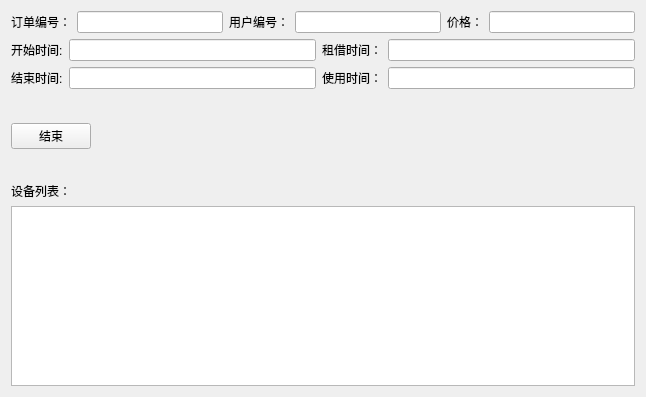
<?xml version="1.0" encoding="UTF-8"?>
<ui version="4.0">
 <class>billingdetail</class>
 <widget class="QWidget" name="billingdetail">
  <property name="geometry">
   <rect>
    <x>0</x>
    <y>0</y>
    <width>646</width>
    <height>397</height>
   </rect>
  </property>
  <property name="windowTitle">
   <string>Form</string>
  </property>
  <layout class="QGridLayout" name="gridLayout">
   <item row="0" column="0">
    <layout class="QVBoxLayout" name="verticalLayout_3">
     <item>
      <layout class="QVBoxLayout" name="verticalLayout">
       <item>
        <layout class="QHBoxLayout" name="horizontalLayout">
         <item>
          <widget class="QLabel" name="label_2">
           <property name="text">
            <string>订单编号：</string>
           </property>
          </widget>
         </item>
         <item>
          <widget class="QLineEdit" name="oIdLineEdit">
           <property name="readOnly">
            <bool>true</bool>
           </property>
          </widget>
         </item>
         <item>
          <widget class="QLabel" name="label_4">
           <property name="text">
            <string>用户编号：</string>
           </property>
          </widget>
         </item>
         <item>
          <widget class="QLineEdit" name="useIdLineEdit">
           <property name="readOnly">
            <bool>true</bool>
           </property>
          </widget>
         </item>
         <item>
          <widget class="QLabel" name="label_3">
           <property name="text">
            <string>价格：</string>
           </property>
          </widget>
         </item>
         <item>
          <widget class="QLineEdit" name="costLineEdit">
           <property name="readOnly">
            <bool>true</bool>
           </property>
          </widget>
         </item>
        </layout>
       </item>
       <item>
        <layout class="QHBoxLayout" name="horizontalLayout_2">
         <item>
          <widget class="QLabel" name="label_5">
           <property name="text">
            <string>开始时间:</string>
           </property>
          </widget>
         </item>
         <item>
          <widget class="QLineEdit" name="beginTimeLineEdit">
           <property name="readOnly">
            <bool>true</bool>
           </property>
          </widget>
         </item>
         <item>
          <widget class="QLabel" name="label_6">
           <property name="text">
            <string>租借时间：</string>
           </property>
          </widget>
         </item>
         <item>
          <widget class="QLineEdit" name="rentTimeLineEdit">
           <property name="readOnly">
            <bool>true</bool>
           </property>
          </widget>
         </item>
        </layout>
       </item>
       <item>
        <layout class="QHBoxLayout" name="horizontalLayout_3">
         <item>
          <widget class="QLabel" name="label_8">
           <property name="text">
            <string>结束时间:</string>
           </property>
          </widget>
         </item>
         <item>
          <widget class="QLineEdit" name="endTimeLineEdit">
           <property name="readOnly">
            <bool>true</bool>
           </property>
          </widget>
         </item>
         <item>
          <widget class="QLabel" name="label_7">
           <property name="text">
            <string>使用时间：</string>
           </property>
          </widget>
         </item>
         <item>
          <widget class="QLineEdit" name="userTimeLineEdit">
           <property name="readOnly">
            <bool>true</bool>
           </property>
          </widget>
         </item>
        </layout>
       </item>
      </layout>
     </item>
     <item>
      <spacer name="verticalSpacer">
       <property name="orientation">
        <enum>Qt::Vertical</enum>
       </property>
       <property name="sizeHint" stdset="0">
        <size>
         <width>20</width>
         <height>40</height>
        </size>
       </property>
      </spacer>
     </item>
     <item>
      <layout class="QHBoxLayout" name="horizontalLayout_4">
       <item>
        <widget class="QPushButton" name="stopbtn">
         <property name="styleSheet">
          <string notr="true">QPushButton{
	color：red;
}</string>
         </property>
         <property name="text">
          <string>结束</string>
         </property>
        </widget>
       </item>
       <item>
        <spacer name="horizontalSpacer">
         <property name="orientation">
          <enum>Qt::Horizontal</enum>
         </property>
         <property name="sizeHint" stdset="0">
          <size>
           <width>40</width>
           <height>20</height>
          </size>
         </property>
        </spacer>
       </item>
      </layout>
     </item>
     <item>
      <spacer name="verticalSpacer_2">
       <property name="orientation">
        <enum>Qt::Vertical</enum>
       </property>
       <property name="sizeHint" stdset="0">
        <size>
         <width>20</width>
         <height>40</height>
        </size>
       </property>
      </spacer>
     </item>
     <item>
      <layout class="QVBoxLayout" name="verticalLayout_2">
       <item>
        <widget class="QLabel" name="label">
         <property name="text">
          <string>设备列表：</string>
         </property>
        </widget>
       </item>
       <item>
        <widget class="QTableWidget" name="tableWidget"/>
       </item>
      </layout>
     </item>
    </layout>
   </item>
  </layout>
 </widget>
 <resources/>
 <connections/>
</ui>
